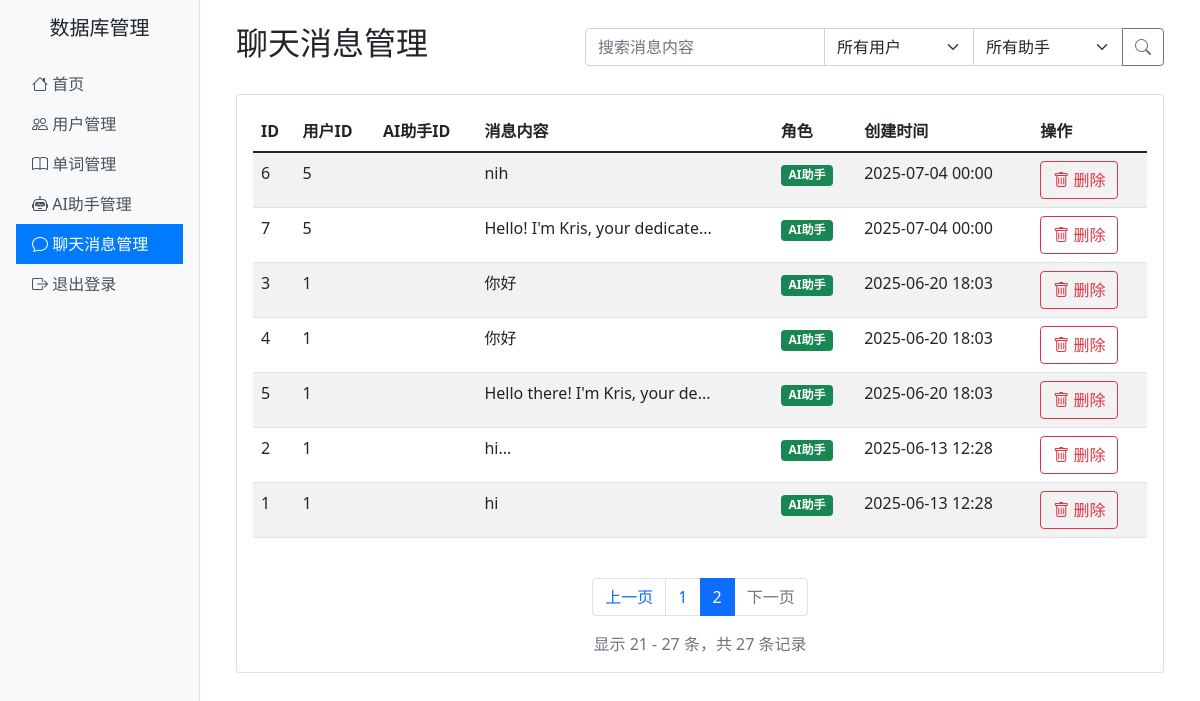
Screenshot of /admin/chat_messages?page=2&per_page=20 (signed in) with the database file from the repository.
### sql_alchemy.py (models this page shows)
class ChatMessage(db.Model):
    __tablename__ = 'chat_messages'
    message_id = db.Column(db.Integer, primary_key=True)
    user_id = db.Column(db.Integer, db.ForeignKey('user.user_id'), nullable=False)
    agent_id = db.Column(db.Integer, db.ForeignKey('ai_agent.agent_id'), nullable=False)
    sender_type = db.Column(db.String(10), nullable=False)  # 'user' or 'agent'
    content = db.Column(db.Text, nullable=False)
    tokens = db.Column(db.Integer, default=0)
    created_at = db.Column(db.DateTime, default=datetime.now())

### views/admin/__init__.py (the view)
@admin_bp.route('/chat_messages')
@login_required
def list_chat_messages():
    page = request.args.get('page', 1, type=int)
    per_page = request.args.get('per_page', 20, type=int)
    search = request.args.get('search', '')
    user_id = request.args.get('user_id', type=int)
    agent_id = request.args.get('agent_id', type=int)
    query = ChatMessage.query
    if search:
        query = query.filter(ChatMessage.content.ilike(f'%{search}%'))
    if user_id:
        query = query.filter(ChatMessage.user_id == user_id)
    if agent_id:
        query = query.filter(ChatMessage.agent_id == agent_id)
    chat_messages = query.order_by(ChatMessage.created_at.desc()).paginate(
        page=page, per_page=per_page, error_out=False
    )
    users = User.query.with_entities(User.user_id, User.username).all()
    agents = AIAgent.query.with_entities(AIAgent.agent_id, AIAgent.name).all()
    return render_template('admin/chat_messages/list.html',
                         chat_messages=chat_messages,
                         search=search,
                         user_id=user_id,
                         agent_id=agent_id,
                         users=users,
                         agents=agents)

### views/admin/__init__.py (called while the page is built)
def login_required(f):
    from functools import wraps
    @wraps(f)
    def decorated_function(*args, **kwargs):
        if 'admin_logged_in' not in session:
            return redirect(url_for('admin.login'))
        return f(*args, **kwargs)
    return decorated_function

### views/admin/templates/admin/chat_messages/list.html (shortened to what this page needs)
{% extends "admin/base.html" %}
{% block content %}
<div class="d-flex justify-content-between align-items-center mb-4">
    <h2>聊天消息管理</h2>
    <form method="GET" class="d-inline">
        <div class="input-group">
            <input type="text" class="form-control" placeholder="搜索消息内容" name="search" value="{{ search }}">
            <select class="form-select" name="user_id" style="max-width: 150px;">
                <option value="">所有用户</option>
            </select>
            <select class="form-select" name="agent_id" style="max-width: 150px;">
                <option value="">所有助手</option>
            </select>
            <button class="btn btn-outline-secondary" type="submit">
                <i class="bi bi-search"></i>
            </button>
        </div>
    </form>
</div>
<div class="card">
    <div class="card-body">
        <div class="table-responsive">
            <table class="table table-striped">
                <thead>
                    <tr>
                        <th>ID</th>
                        <th>用户ID</th>
                        <th>AI助手ID</th>
                        <th>消息内容</th>
                        <th>角色</th>
                        <th>创建时间</th>
                        <th>操作</th>
                    </tr>
                </thead>
                <tbody>
                    {% for message in chat_messages %}
                    <tr>
                        <td>{{ message.message_id }}</td>
                        <td>{{ message.user_id }}</td>
                        <td>{{ message.ai_agent_id }}</td>
                        <td>{{ message.content[:30] }}{% if message.content|length > 30 %}...{% endif %}</td>
                        <td>
                            <span class="badge bg-{{ 'info' if message.role == 'user' else 'success' }}">
                                {{ '用户' if message.role == 'user' else 'AI助手' }}
                            </span>
                        </td>
                        <td>{{ message.created_at.strftime('%Y-%m-%d %H:%M') }}</td>
                        <td>
                            <div class="btn-group btn-group-sm">
                                <form method="POST" action="{{ url_for('admin.delete_chat_message', message_id=message.message_id) }}" onsubmit="return confirm('确定要删除这条聊天消息吗？');">
                                    <button type="submit" class="btn btn-outline-danger">
                                        <i class="bi bi-trash"></i> 删除
                                    </button>
                                </form>
                            </div>
                        </td>
                    </tr>
                    {% endfor %}
                </tbody>
            </table>
        </div>
        {% if chat_messages.pages > 1 %}
        <nav aria-label="Page navigation" class="mt-4">
            <ul class="pagination justify-content-center">
                {% if chat_messages.has_prev %}
                <li class="page-item">
                    <a class="page-link" href="{{ url_for('admin.list_chat_messages', page=chat_messages.prev_num, per_page=chat_messages.per_page) }}">上一页</a>
                </li>
                {% else %}
                <li class="page-item disabled">
                    <span class="page-link">上一页</span>
                </li>
                {% endif %}
                {% for page_num in chat_messages.iter_pages(left_edge=2, right_edge=2, left_current=2, right_current=2) %}
                    {% if page_num %}
                        {% if page_num == chat_messages.page %}
                        <li class="page-item active">
                            <span class="page-link">{{ page_num }}</span>
                        </li>
                        {% else %}
                        <li class="page-item">
                            <a class="page-link" href="{{ url_for('admin.list_chat_messages', page=page_num, per_page=chat_messages.per_page) }}">{{ page_num }}</a>
                        </li>
                        {% endif %}
                    {% else %}
                        <li class="page-item disabled">
                            <span class="page-link">...</span>
                        </li>
                    {% endif %}
                {% endfor %}
                {% if chat_messages.has_next %}
                <li class="page-item">
                    <a class="page-link" href="{{ url_for('admin.list_chat_messages', page=chat_messages.next_num, per_page=chat_messages.per_page) }}">下一页</a>
                </li>
                {% else %}
                <li class="page-item disabled">
                    <span class="page-link">下一页</span>
                </li>
                {% endif %}
            </ul>
        </nav>
        {% endif %}
        <div class="mt-3 text-center text-muted">
            显示 {{ chat_messages.first }} - {{ chat_messages.last }} 条，共 {{ chat_messages.total }} 条记录
        </div>
    </div>
</div>
{% endblock %}

### rows the page displays
ChatMessage: message_id "6", user_id "5", content "nih", role "AI助手", created_at "2025-07-04 00:00"
ChatMessage: message_id "7", user_id "5", content "Hello! I'm Kris, your dedicate", role "AI助手", created_at "2025-07-04 00:00"
ChatMessage: message_id "3", user_id "1", content "你好", role "AI助手", created_at "2025-06-20 18:03"
ChatMessage: message_id "4", user_id "1", content "你好", role "AI助手", created_at "2025-06-20 18:03"
ChatMessage: message_id "5", user_id "1", content "Hello there! I'm Kris, your de", role "AI助手", created_at "2025-06-20 18:03"
ChatMessage: message_id "2", user_id "1", content "hi...", role "AI助手", created_at "2025-06-13 12:28"
ChatMessage: message_id "1", user_id "1", content "hi", role "AI助手", created_at "2025-06-13 12:28"

### other values shown
{{ page_num }} "1"
{{ page_num }} "2"
{{ chat_messages.first }} "21"
{{ chat_messages.last }} "27"
{{ chat_messages.total }} "27"
